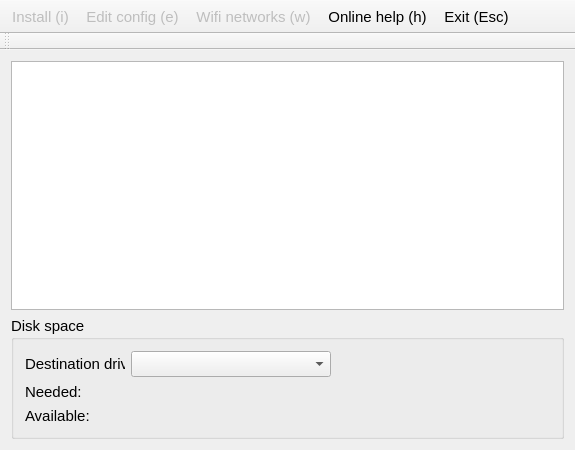
<?xml version="1.0" encoding="UTF-8"?>
<ui version="4.0">
    <class>MainWindow</class>
    <widget class="QMainWindow" name="MainWindow">
        <property name="geometry">
            <rect>
                <x>0</x>
                <y>0</y>
                <width>575</width>
                <height>450</height>
            </rect>
        </property>
        <property name="font">
            <font>
                <pointsize>11</pointsize>
            </font>
        </property>
        <property name="focusPolicy">
            <enum>Qt::NoFocus</enum>
        </property>
        <widget class="QWidget" name="centralWidget">
            <property name="focusPolicy">
                <enum>Qt::NoFocus</enum>
            </property>
            <layout class="QGridLayout" name="gridLayout_2">
                <item row="0" column="0">
                    <widget class="QListWidget" name="list">
                        <property name="font">
                            <font>
                                <pointsize>12</pointsize>
                            </font>
                        </property>
                        <property name="iconSize">
                            <size>
                                <width>40</width>
                                <height>40</height>
                            </size>
                        </property>
                        <property name="spacing">
                            <number>1</number>
                        </property>
                    </widget>
                </item>
                <item row="1" column="0">
                    <widget class="QGroupBox" name="groupBox">
                        <property name="minimumSize">
                            <size>
                                <width>0</width>
                                <height>65</height>
                            </size>
                        </property>
                        <property name="title">
                            <string>Disk space</string>
                        </property>
                        <layout class="QGridLayout" name="gridLayout">
                            <item row="0" column="0">
                                <widget class="QLabel" name="targetLabel">
                                    <property name="maximumSize">
                                        <size>
                                            <width>100</width>
                                            <height>16777215</height>
                                        </size>
                                    </property>
                                    <property name="text">
                                        <string>Destination drive:</string>
                                    </property>
                                </widget>
                            </item>
                            <item row="0" column="1">
                                <widget class="QComboBox" name="targetCombo">
                                    <property name="minimumSize">
                                        <size>
                                            <width>0</width>
                                            <height>0</height>
                                        </size>
                                    </property>
                                    <property name="maximumSize">
                                        <size>
                                            <width>200</width>
                                            <height>16777215</height>
                                        </size>
                                    </property>
                                </widget>
                            </item>
                            <item row="1" column="0" colspan="3">
                                <widget class="QLabel" name="neededLabel">
                                    <property name="text">
                                        <string>Needed:</string>
                                    </property>
                                </widget>
                            </item>
                            <item row="2" column="0" colspan="3">
                                <widget class="QLabel" name="availableLabel">
                                    <property name="text">
                                        <string>Available:</string>
                                    </property>
                                </widget>
                            </item>
                        </layout>
                    </widget>
                </item>
            </layout>
        </widget>
        <widget class="QToolBar" name="mainToolBar">
            <property name="focusPolicy">
                <enum>Qt::NoFocus</enum>
            </property>
            <property name="movable">
                <bool>false</bool>
            </property>
            <property name="iconSize">
                <size>
                    <width>40</width>
                    <height>40</height>
                </size>
            </property>
            <property name="toolButtonStyle">
                <enum>Qt::ToolButtonTextUnderIcon</enum>
            </property>
            <attribute name="toolBarArea">
                <enum>TopToolBarArea</enum>
            </attribute>
            <attribute name="toolBarBreak">
                <bool>false</bool>
            </attribute>
            <addaction name="actionWrite_image_to_disk"/>
            <addaction name="actionEdit_config"/>
            <addaction name="actionWifi"/>
            <addaction name="actionBrowser"/>
            <addaction name="actionCancel"/>
        </widget>
        <widget class="QToolBar" name="advToolBar">
            <property name="enabled">
                <bool>true</bool>
            </property>
            <property name="windowTitle">
                <string/>
            </property>
            <property name="toolButtonStyle">
                <enum>Qt::ToolButtonTextUnderIcon</enum>
            </property>
            <attribute name="toolBarArea">
                <enum>TopToolBarArea</enum>
            </attribute>
            <attribute name="toolBarBreak">
                <bool>true</bool>
            </attribute>
        </widget>
        <action name="actionWrite_image_to_disk">
            <property name="enabled">
                <bool>false</bool>
            </property>
            <property name="icon">
                <iconset resource="icons.qrc">
                    <normaloff>:/icons/backups.png</normaloff>:/icons/backups.png</iconset>
            </property>
            <property name="text">
                <string>Install (i)</string>
            </property>
            <property name="toolTip">
                <string>Installs the selected operating system image onto this SD card.</string>
            </property>
            <property name="shortcut">
                <string>I</string>
            </property>
        </action>
        <action name="actionCancel">
            <property name="icon">
                <iconset resource="icons.qrc">
                    <normaloff>:/icons/door_in.png</normaloff>:/icons/door_in.png</iconset>
            </property>
            <property name="text">
                <string>Exit (Esc)</string>
            </property>
            <property name="toolTip">
                <string>Exits and boots the installed operating system.</string>
            </property>
            <property name="shortcut">
                <string notr="true">Esc</string>
            </property>
        </action>
        <action name="actionAdvanced">
            <property name="checkable">
                <bool>true</bool>
            </property>
            <property name="icon">
                <iconset resource="icons.qrc">
                    <normaloff>:/icons/setting_tools.png</normaloff>:/icons/setting_tools.png</iconset>
            </property>
            <property name="text">
                <string>Advanced</string>
            </property>
        </action>
        <action name="actionEdit_config">
            <property name="enabled">
                <bool>false</bool>
            </property>
            <property name="icon">
                <iconset resource="icons.qrc">
                    <normaloff>:/icons/page_white_edit.png</normaloff>:/icons/page_white_edit.png</iconset>
            </property>
            <property name="text">
                <string>Edit config (e)</string>
            </property>
            <property name="toolTip">
                <string>Opens the config.txt and cmdline.txt for the installed OS in a text editor.</string>
            </property>
            <property name="shortcut">
                <string notr="true">E</string>
            </property>
        </action>
        <action name="actionBrowser">
            <property name="icon">
                <iconset resource="icons.qrc">
                    <normaloff>:/icons/world.png</normaloff>:/icons/world.png</iconset>
            </property>
            <property name="text">
                <string>Online help (h)</string>
            </property>
            <property name="toolTip">
                <string>Opens a web browser displaying the Raspberry Pi Forum.</string>
            </property>
            <property name="shortcut">
                <string notr="true">H</string>
            </property>
        </action>
        <action name="actionWifi">
            <property name="enabled">
                <bool>false</bool>
            </property>
            <property name="icon">
                <iconset resource="icons.qrc">
                    <normaloff>:/icons/network-wireless.png</normaloff>:/icons/network-wireless.png</iconset>
            </property>
            <property name="text">
                <string>Wifi networks (w)</string>
            </property>
            <property name="toolTip">
                <string>Select a wifi network to connect to</string>
            </property>
            <property name="shortcut">
                <string>W</string>
            </property>
        </action>
    </widget>
    <layoutdefault spacing="6" margin="11"/>
    <resources>
        <include location="icons.qrc"/>
    </resources>
    <connections/>
</ui>
